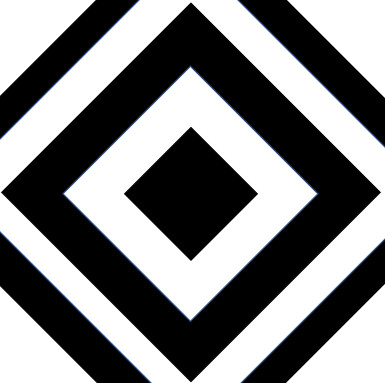
#> input picture mybook/opencv_king_book/ch21/shape2.jpg, 385 x 383 px
$ python ch21_6_2.py
#> lines starting #> are read from the running program, lines starting #| are printed output that depends on the picture
# ch21_6_2.py
import cv2
import numpy as np
from matplotlib import pyplot as plt
plt.rcParams["font.family"] = ["Microsoft JhengHei"]

src = cv2.imread('shape2.jpg',cv2.IMREAD_GRAYSCALE)
#> src: shape (383, 385); min 0, max 255, mean 130
f = np.fft.fft2(src)                    # 轉成頻率域
fshift = np.fft.fftshift(f)             # 0 頻率分量移至中心
spectrum = 20*np.log(np.abs(fshift))    # 轉成頻譜
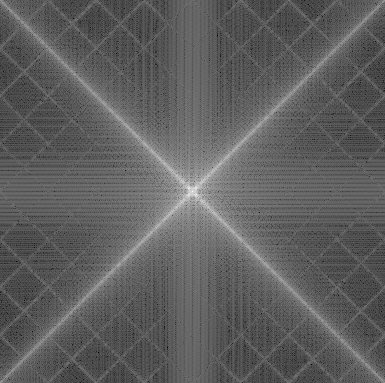
#> spectrum: shape (383, 385) float64; min 21.71, max 335.4, mean 139.1; drawn with min black and max white
plt.subplot(121)                        # 繪製左邊原圖
plt.imshow(src,cmap='gray')             # 灰階顯示
plt.title('原始影像shape2.jpg')
plt.axis('off')                         # 不顯示座標軸
plt.subplot(122)                        # 繪製右邊頻譜圖
plt.imshow(spectrum,cmap='gray')        # 灰階顯示
plt.title('頻譜圖')
plt.axis('off')                         # 不顯示座標軸
plt.show()
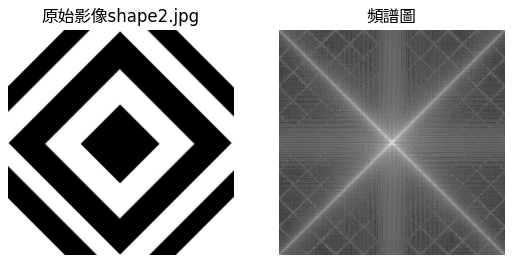
#> figure drawn by matplotlib, 2 panels

$ run again, with mybook/opencv_king_book/ch21/shape1.jpg copied over mybook/opencv_king_book/ch21/shape2.jpg
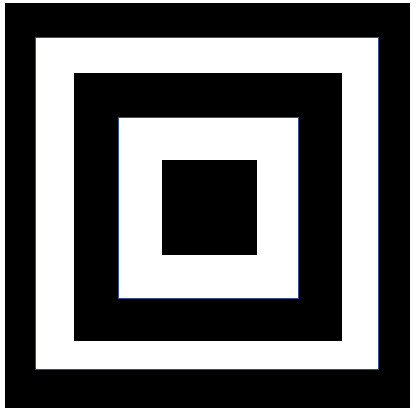
#> input picture mybook/opencv_king_book/ch21/shape1.jpg, 416 x 414 px
#> `spectrum = 20*np.log(np.abs(fshift))`:
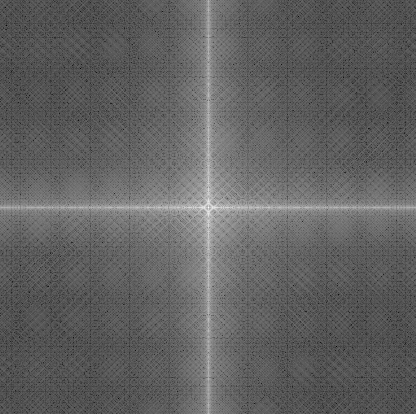
#> spectrum: shape (414, 416) float64; min 7.47, max 334.9, mean 133.3; drawn with min black and max white
#> `plt.show()`:
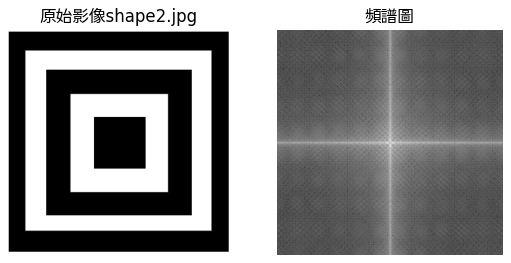
#> figure drawn by matplotlib, 2 panels
